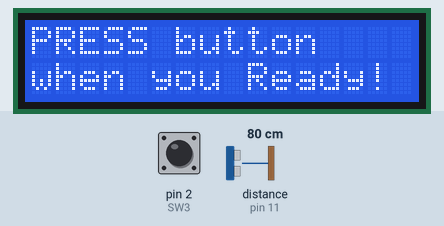
A sketch run on a simulated Arduino Uno, built with avr-gcc and run on an emulated ATmega328P. Shown: 16×2 character LCD. The test bench sets the inputs (shaded band); at power-on: pin 2 (SW3) LOW, distance to the obstacle (sensor on pin 11) 80 cm. The echo pulse lasts 58.3 µs per cm.

Above: at 1.2 s.
1.3 s: pin 2 (SW3) pulled HIGH for 0.15 s
At 1.8 s:
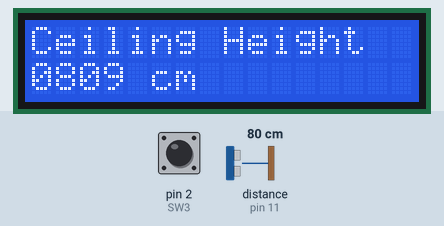
2.9 s: pin 2 (SW3) pulsed HIGH 5 times (0.12 s each, 0.3 s apart)
At 3.47 s:
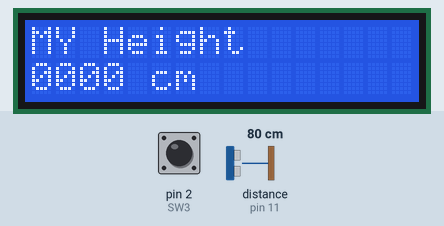
5.9 s: pin 2 (SW3) pulled HIGH for 1 s
8.4 s: pin 2 (SW3) pulled HIGH for 3.2 s
At 12.3 s:
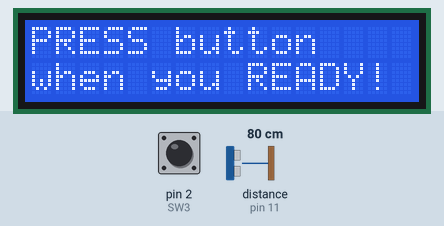
Timing chart, 0 to 13.8 s (numbered marks = the images above; inputs shaded):
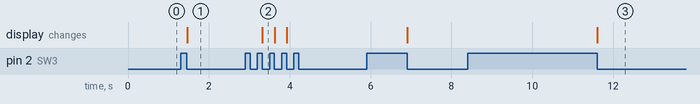

Measured:
- after the input at 1.3 s, the display: changes after 0.16 s (image 1)
- after the input at 2.9 s, the display: changes after 0.43 s (image 2)
- after the input at 8.4 s, the display: changes after 3.2 s (image 3)

The sketch:

0813.ino
```cpp
#include <LiquidCrystal.h>

#define STATE_0 0
#define STATE_1 1
#define STATE_2 2
#define STATE_3 3

volatile int state = STATE_0;
int distance1, distance2, distance3;

const int SW3 = 2;
const int trig = 10;
const int echo = 11;

LiquidCrystal clcd(7,8,9,3,4,5,6);

void setup() {
  pinMode(trig, OUTPUT);
  pinMode(echo, INPUT);
  clcd.begin(16,2);
  attachInterrupt(0,isr_sw, FALLING);

  Serial.begin(9600);
  clcd.clear();
  clcd.setCursor(0,0);
  clcd.print("PRESS button");
  clcd.setCursor(0,1);
  clcd.print("when you Ready!");
}

void loop() {}
  int cal_distance(){
    long echoTimeUs;
    double distanceMm;
    digitalWrite(trig, HIGH);
    delayMicroseconds(10);
    digitalWrite(trig,LOW);
    echoTimeUs = pulseIn(echo, HIGH);
    distanceMm = echoTimeUs * (331.5+0.6*25.0) / 2.0/1000.0;

   return((ceil)(distanceMm));
  }

void display_clcd(int distanceMm){
  int quotient, reminder;
  quotient = distanceMm / 1000; reminder = distanceMm % 1000;
  clcd.write((char)quotient + '0');
  quotient = reminder / 100; reminder = reminder % 100;
  clcd.write((char)quotient + '0');
  quotient = reminder / 10; reminder = reminder % 10;
  clcd.write((char)quotient + '0');
  clcd.write((char)reminder+'0');
}

void isr_sw(){
  delay(100);
  if(digitalRead(SW3) == HIGH) return;
  switch(state){
    case STATE_0:
    clcd.clear(); clcd.setCursor(0,0); clcd.print("Ceiling Height"); clcd.setCursor(0,1);
    distance1=cal_distance(); display_clcd(distance1); clcd.print(" cm"); state=STATE_1;
    break;
    case STATE_1:
    clcd.clear(); clcd.setCursor(0,0); clcd.print("Ceiling Height"); clcd.setCursor(0,1);
    distance2=cal_distance(); display_clcd(distance2); clcd.print(" cm"); state=STATE_2;
    break;
    case STATE_2:
    clcd.clear(); clcd.setCursor(0,0); clcd.print("MY Height"); clcd.setCursor(0,1);
    distance3 = distance1- distance2; display_clcd(distance3); clcd.print(" cm"); state = STATE_3;
    break;

    case STATE_3:
    clcd.clear(); clcd.setCursor(0,0); clcd.print("PRESS button"); clcd.setCursor(0,1);
    clcd.print("when you READY!"); state = STATE_0;
    break;
}
}
```
